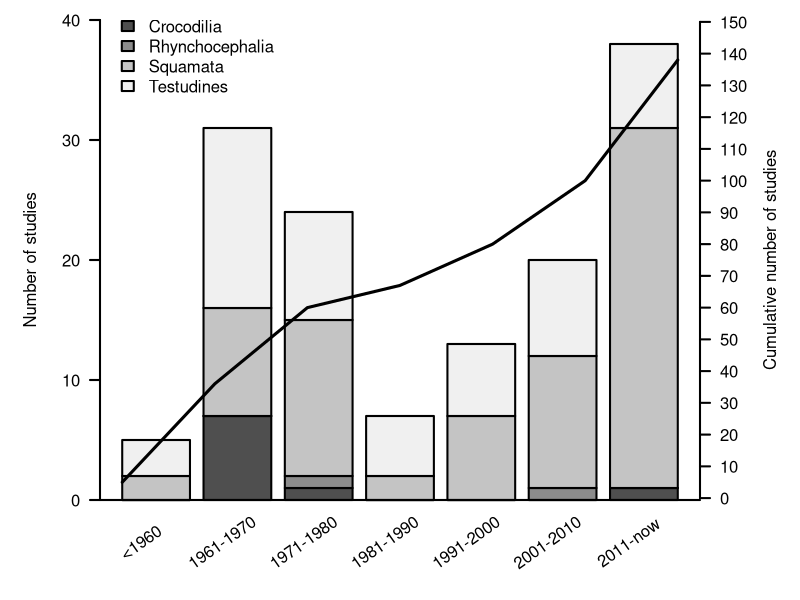

Here is the R script that generated this plot:
##############################################################
#                            Data                            #
##############################################################

setwd("~/Documents/MacquarieUni/Macquarie/Meta-Analysis/Analysis/Review/Review_LearningReptiles")
raw<-read.csv("data/DiscriptiveAllReptiles_final.csv", as.is=TRUE)
str(raw)
raw<-as.data.frame(unclass(raw))

##############################################################
#                            Plot                            #
##############################################################

# create table including number of studies for each order and year class
studies<-aggregate(raw$order.1,list(raw$year.class,raw$order.1),length)
studies_table<-xtabs(studies$x~studies$Group.2+studies$Group.1)
# calculate cummulative sums
year_sums<-cumsum(colSums(studies_table))

# save plot as tiff
tiff('figures/order_comp_studies.tiff', width=1000, height=1000, pointsize=30, compression = 'none')

# increase line width and increase right margin to include axis lable in plot
par(lwd = 2, mar = c(5,5,1,5))
# barplot, linewidth 2, horizontal axis labels, greyscale for order, no x-axis
x <- barplot(studies_table, lwd = 2, las = 2, col = c("grey31","grey55","grey77","grey94"), 
             xaxt = "n", ylim = c(0,40))
# left y-axis label
mtext("Number of studies", side = 2, line = 3)
# x-axis,  length -1:9 (-1: to asure that it meets the y-axis on the left),
# no tick marks and no lables
axis(1, lwd = 2, at = -1:9, lwd.ticks = 0, labels = FALSE)
# x-axis lables position and angle
text(x = x-.23, y=-3.5, colnames(studies_table), xpd = TRUE, srt = 35)

# Plot cummulative sums as line on top of barplot
par(new = TRUE, lwd = 2, mar = c(5,5,1,5))
# lineplot, no axes, no annotation, linewidth 3
plot(x = x, y = year_sums, type = "l", axes = FALSE, ann = FALSE, lwd = 3, ylim = c(5,145))
# right hand y-axis, lables horizontal
axis(4, at = seq(0,150,10), lwd = 2, las = 2)
# right y-axis label
mtext("Cumulative number of studies", side = 4, line = 3, las = 3)
# legend of the barplot, with no box around the text
legend(x = 0.5, y = 155, legend = rownames(studies_table), 
       fill=c("grey31","grey55","grey77","grey94"), border = 1, bty = 'n')
# end plotting
dev.off()


